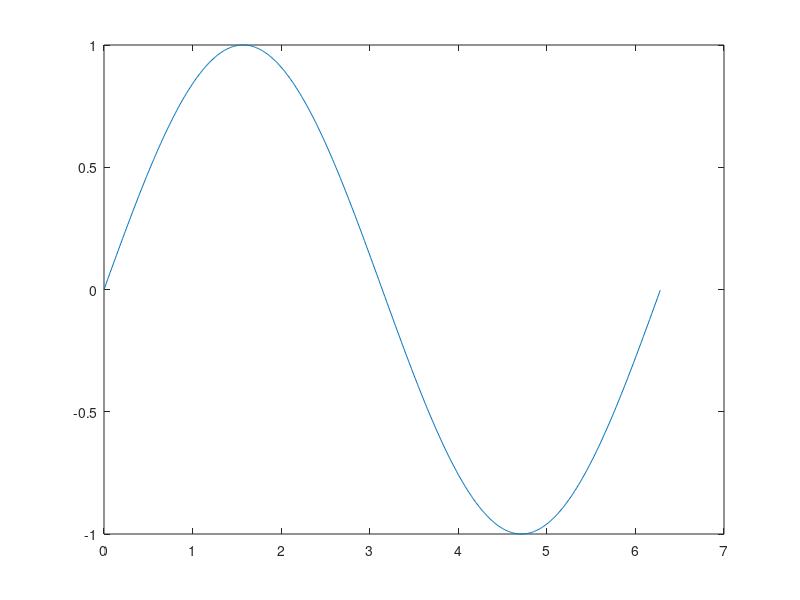

MATLAB code for this plot:

%gráfica de l eje x para obtener un intervalo
x = 0:0.01:2*pi;

%definimos los valores que se van a graficar
y = sin(x);
% definimos la funcion par graficar
plot(x,y)


